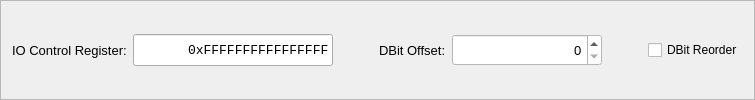
     <widget class="QFrame" name="frame_6">
      <property name="frameShape">
       <enum>QFrame::StyledPanel</enum>
      </property>
      <property name="frameShadow">
       <enum>QFrame::Raised</enum>
      </property>
      <layout class="QGridLayout" name="gridLayout_17">
       <item row="0" column="4">
        <widget class="QSpinBox" name="spinBoxDBitOffset">
         <property name="minimumSize">
          <size>
           <width>150</width>
           <height>32</height>
          </size>
         </property>
         <property name="maximumSize">
          <size>
           <width>150</width>
           <height>32</height>
          </size>
         </property>
         <property name="font">
          <font>
           <pointsize>10</pointsize>
          </font>
         </property>
         <property name="styleSheet">
          <string notr="true">background-color: rgb(255, 255, 255);</string>
         </property>
         <property name="alignment">
          <set>Qt::AlignRight|Qt::AlignTrailing|Qt::AlignVCenter</set>
         </property>
        </widget>
       </item>
       <item row="0" column="3">
        <widget class="QLabel" name="label_66">
         <property name="font">
          <font>
           <pointsize>10</pointsize>
          </font>
         </property>
         <property name="text">
          <string>DBit Offset:</string>
         </property>
        </widget>
       </item>
       <item row="0" column="6">
        <widget class="QCheckBox" name="checkBoxDBitReorder">
         <property name="text">
          <string>DBit Reorder</string>
         </property>
        </widget>
       </item>
       <item row="0" column="0">
        <widget class="QLabel" name="label_48">
         <property name="minimumSize">
          <size>
           <width>50</width>
           <height>0</height>
          </size>
         </property>
         <property name="font">
          <font>
           <pointsize>10</pointsize>
          </font>
         </property>
         <property name="text">
          <string>IO Control Register:</string>
         </property>
        </widget>
       </item>
       <item row="0" column="1">
        <widget class="QLineEdit" name="lineEditPatIOCtrl">
         <property name="sizePolicy">
          <sizepolicy hsizetype="Fixed" vsizetype="Fixed">
           <horstretch>0</horstretch>
           <verstretch>0</verstretch>
          </sizepolicy>
         </property>
         <property name="minimumSize">
          <size>
           <width>200</width>
           <height>32</height>
          </size>
         </property>
         <property name="maximumSize">
          <size>
           <width>200</width>
           <height>32</height>
          </size>
         </property>
         <property name="font">
          <font>
           <family>Monospace</family>
           <pointsize>10</pointsize>
          </font>
         </property>
         <property name="text">
          <string>0xFFFFFFFFFFFFFFFF</string>
         </property>
         <property name="alignment">
          <set>Qt::AlignRight|Qt::AlignTrailing|Qt::AlignVCenter</set>
         </property>
        </widget>
       </item>
       <item row="0" column="2">
        <spacer name="horizontalSpacer_20">
         <property name="orientation">
          <enum>Qt::Horizontal</enum>
         </property>
         <property name="sizeHint" stdset="0">
          <size>
           <width>40</width>
           <height>20</height>
          </size>
         </property>
        </spacer>
       </item>
       <item row="0" column="5">
        <spacer name="horizontalSpacer_22">
         <property name="orientation">
          <enum>Qt::Horizontal</enum>
         </property>
         <property name="sizeHint" stdset="0">
          <size>
           <width>40</width>
           <height>20</height>
          </size>
         </property>
        </spacer>
       </item>
      </layout>
     </widget>
